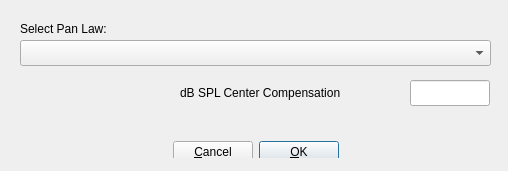
<?xml version="1.0" encoding="UTF-8"?>
<ui version="4.0">
 <class>PanLawDialog_UI</class>
 <widget class="QDialog" name="PanLawDialog_UI">
  <property name="geometry">
   <rect>
    <x>0</x>
    <y>0</y>
    <width>508</width>
    <height>171</height>
   </rect>
  </property>
  <property name="windowTitle">
   <string>Form1</string>
  </property>
  <widget class="QComboBox" name="panLawComboBox">
   <property name="geometry">
    <rect>
     <x>20</x>
     <y>40</y>
     <width>471</width>
     <height>26</height>
    </rect>
   </property>
   <property name="minimumSize">
    <size>
     <width>0</width>
     <height>26</height>
    </size>
   </property>
   <property name="maximumSize">
    <size>
     <width>500</width>
     <height>16777215</height>
    </size>
   </property>
  </widget>
  <widget class="QLabel" name="panLawLbl">
   <property name="geometry">
    <rect>
     <x>20</x>
     <y>20</y>
     <width>121</width>
     <height>18</height>
    </rect>
   </property>
   <property name="text">
    <string>Select Pan Law:</string>
   </property>
  </widget>
  <widget class="QLabel" name="dBCompensationLbl">
   <property name="geometry">
    <rect>
     <x>180</x>
     <y>80</y>
     <width>220</width>
     <height>26</height>
    </rect>
   </property>
   <property name="maximumSize">
    <size>
     <width>246</width>
     <height>16777215</height>
    </size>
   </property>
   <property name="text">
    <string>dB SPL Center Compensation</string>
   </property>
  </widget>
  <widget class="QLineEdit" name="dBCompensationLineEdit">
   <property name="geometry">
    <rect>
     <x>410</x>
     <y>80</y>
     <width>80</width>
     <height>26</height>
    </rect>
   </property>
   <property name="maximumSize">
    <size>
     <width>80</width>
     <height>16777215</height>
    </size>
   </property>
  </widget>
  <widget class="QWidget" name="layoutWidget">
   <property name="geometry">
    <rect>
     <x>10</x>
     <y>130</y>
     <width>491</width>
     <height>28</height>
    </rect>
   </property>
   <layout class="QHBoxLayout">
    <item>
     <spacer>
      <property name="orientation">
       <enum>Qt::Horizontal</enum>
      </property>
      <property name="sizeType">
       <enum>QSizePolicy::Expanding</enum>
      </property>
      <property name="sizeHint" stdset="0">
       <size>
        <width>184</width>
        <height>16</height>
       </size>
      </property>
     </spacer>
    </item>
    <item>
     <widget class="QPushButton" name="cancelBtn">
      <property name="sizePolicy">
       <sizepolicy hsizetype="Preferred" vsizetype="Preferred">
        <horstretch>0</horstretch>
        <verstretch>0</verstretch>
       </sizepolicy>
      </property>
      <property name="minimumSize">
       <size>
        <width>0</width>
        <height>22</height>
       </size>
      </property>
      <property name="text">
       <string>&amp;Cancel</string>
      </property>
      <property name="shortcut">
       <string>Alt+C</string>
      </property>
     </widget>
    </item>
    <item>
     <widget class="QPushButton" name="okBtn">
      <property name="sizePolicy">
       <sizepolicy hsizetype="Preferred" vsizetype="Preferred">
        <horstretch>0</horstretch>
        <verstretch>0</verstretch>
       </sizepolicy>
      </property>
      <property name="minimumSize">
       <size>
        <width>0</width>
        <height>22</height>
       </size>
      </property>
      <property name="text">
       <string>&amp;OK</string>
      </property>
      <property name="shortcut">
       <string>Alt+O</string>
      </property>
      <property name="default">
       <bool>true</bool>
      </property>
      <property name="flat">
       <bool>false</bool>
      </property>
     </widget>
    </item>
    <item>
     <spacer>
      <property name="orientation">
       <enum>Qt::Horizontal</enum>
      </property>
      <property name="sizeType">
       <enum>QSizePolicy::Expanding</enum>
      </property>
      <property name="sizeHint" stdset="0">
       <size>
        <width>183</width>
        <height>16</height>
       </size>
      </property>
     </spacer>
    </item>
   </layout>
  </widget>
 </widget>
 <layoutdefault spacing="6" margin="11"/>
 <resources/>
 <connections/>
</ui>
